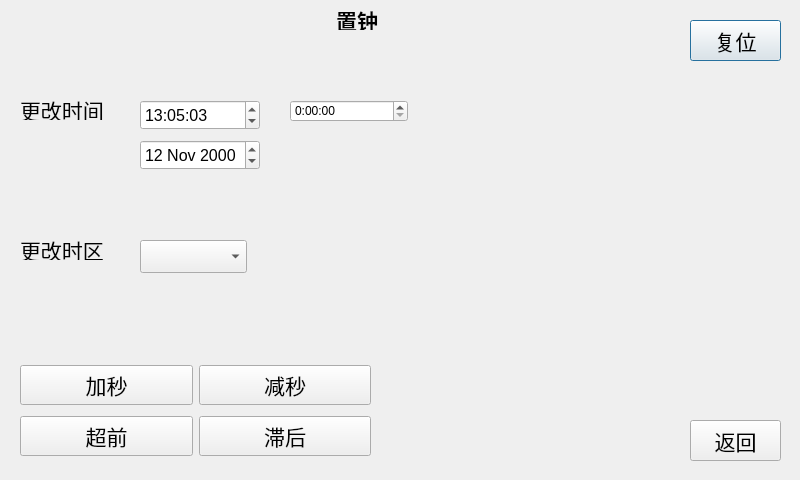
<?xml version="1.0" encoding="UTF-8"?>
<ui version="4.0">
 <class>setDateTime</class>
 <widget class="QDialog" name="setDateTime">
  <property name="geometry">
   <rect>
    <x>0</x>
    <y>0</y>
    <width>800</width>
    <height>480</height>
   </rect>
  </property>
  <property name="windowTitle">
   <string>Dialog</string>
  </property>
  <widget class="QTimeEdit" name="timeEdit">
   <property name="geometry">
    <rect>
     <x>140</x>
     <y>100</y>
     <width>120</width>
     <height>30</height>
    </rect>
   </property>
   <property name="font">
    <font>
     <pointsize>12</pointsize>
    </font>
   </property>
   <property name="dateTime">
    <datetime>
     <hour>13</hour>
     <minute>5</minute>
     <second>3</second>
     <year>2000</year>
     <month>1</month>
     <day>1</day>
    </datetime>
   </property>
   <property name="displayFormat">
    <string>H:mm:ss</string>
   </property>
   <property name="time">
    <time>
     <hour>13</hour>
     <minute>5</minute>
     <second>3</second>
    </time>
   </property>
  </widget>
  <widget class="QPushButton" name="pushButton_6">
   <property name="geometry">
    <rect>
     <x>690</x>
     <y>20</y>
     <width>91</width>
     <height>41</height>
    </rect>
   </property>
   <property name="font">
    <font>
     <pointsize>16</pointsize>
    </font>
   </property>
   <property name="text">
    <string>复位</string>
   </property>
  </widget>
  <widget class="QDateEdit" name="dateEdit">
   <property name="geometry">
    <rect>
     <x>140</x>
     <y>140</y>
     <width>120</width>
     <height>30</height>
    </rect>
   </property>
   <property name="font">
    <font>
     <pointsize>12</pointsize>
    </font>
   </property>
   <property name="dateTime">
    <datetime>
     <hour>0</hour>
     <minute>0</minute>
     <second>0</second>
     <year>2000</year>
     <month>11</month>
     <day>12</day>
    </datetime>
   </property>
  </widget>
  <widget class="QComboBox" name="comboBox">
   <property name="geometry">
    <rect>
     <x>140</x>
     <y>240</y>
     <width>104</width>
     <height>27</height>
    </rect>
   </property>
   <property name="font">
    <font>
     <pointsize>16</pointsize>
    </font>
   </property>
   <property name="sizeAdjustPolicy">
    <enum>QComboBox::AdjustToContents</enum>
   </property>
  </widget>
  <widget class="QPushButton" name="pushButton_5">
   <property name="geometry">
    <rect>
     <x>690</x>
     <y>420</y>
     <width>91</width>
     <height>41</height>
    </rect>
   </property>
   <property name="font">
    <font>
     <pointsize>16</pointsize>
    </font>
   </property>
   <property name="text">
    <string>返回</string>
   </property>
  </widget>
  <widget class="QLabel" name="label_2">
   <property name="geometry">
    <rect>
     <x>20</x>
     <y>100</y>
     <width>90</width>
     <height>20</height>
    </rect>
   </property>
   <property name="font">
    <font>
     <pointsize>16</pointsize>
    </font>
   </property>
   <property name="text">
    <string>更改时间</string>
   </property>
  </widget>
  <widget class="QLabel" name="label">
   <property name="geometry">
    <rect>
     <x>330</x>
     <y>10</y>
     <width>54</width>
     <height>20</height>
    </rect>
   </property>
   <property name="font">
    <font>
     <pointsize>16</pointsize>
     <weight>75</weight>
     <bold>true</bold>
    </font>
   </property>
   <property name="text">
    <string>置钟</string>
   </property>
   <property name="alignment">
    <set>Qt::AlignCenter</set>
   </property>
  </widget>
  <widget class="QLabel" name="label_3">
   <property name="geometry">
    <rect>
     <x>20</x>
     <y>240</y>
     <width>90</width>
     <height>20</height>
    </rect>
   </property>
   <property name="font">
    <font>
     <pointsize>16</pointsize>
    </font>
   </property>
   <property name="text">
    <string>更改时区</string>
   </property>
  </widget>
  <widget class="QWidget" name="layoutWidget">
   <property name="geometry">
    <rect>
     <x>20</x>
     <y>360</y>
     <width>351</width>
     <height>101</height>
    </rect>
   </property>
   <layout class="QGridLayout" name="gridLayout">
    <item row="0" column="0">
     <widget class="QPushButton" name="pushButton">
      <property name="font">
       <font>
        <pointsize>16</pointsize>
       </font>
      </property>
      <property name="text">
       <string>加秒</string>
      </property>
     </widget>
    </item>
    <item row="0" column="1">
     <widget class="QPushButton" name="pushButton_2">
      <property name="font">
       <font>
        <pointsize>16</pointsize>
       </font>
      </property>
      <property name="text">
       <string>减秒</string>
      </property>
     </widget>
    </item>
    <item row="1" column="0">
     <widget class="QPushButton" name="pushButton_3">
      <property name="font">
       <font>
        <pointsize>16</pointsize>
       </font>
      </property>
      <property name="text">
       <string>超前</string>
      </property>
     </widget>
    </item>
    <item row="1" column="1">
     <widget class="QPushButton" name="pushButton_4">
      <property name="font">
       <font>
        <pointsize>16</pointsize>
       </font>
      </property>
      <property name="text">
       <string>滞后</string>
      </property>
     </widget>
    </item>
   </layout>
  </widget>
  <widget class="QTimeEdit" name="timeEdit_2">
   <property name="geometry">
    <rect>
     <x>290</x>
     <y>100</y>
     <width>118</width>
     <height>22</height>
    </rect>
   </property>
   <property name="displayFormat">
    <string>H:mm:ss</string>
   </property>
  </widget>
 </widget>
 <resources/>
 <connections>
  <connection>
   <sender>pushButton_5</sender>
   <signal>clicked()</signal>
   <receiver>setDateTime</receiver>
   <slot>close()</slot>
   <hints>
    <hint type="sourcelabel">
     <x>728</x>
     <y>447</y>
    </hint>
    <hint type="destinationlabel">
     <x>640</x>
     <y>451</y>
    </hint>
   </hints>
  </connection>
  <connection>
   <sender>timeEdit</sender>
   <signal>dateTimeChanged(QDateTime)</signal>
   <receiver>setDateTime</receiver>
   <slot>repaint()</slot>
   <hints>
    <hint type="sourcelabel">
     <x>180</x>
     <y>106</y>
    </hint>
    <hint type="destinationlabel">
     <x>217</x>
     <y>88</y>
    </hint>
   </hints>
  </connection>
 </connections>
</ui>
